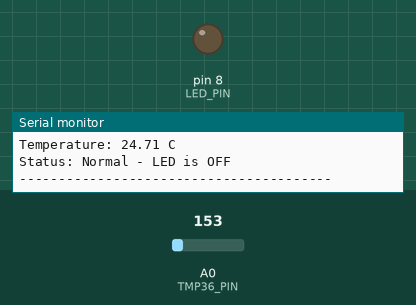
This sketch was run on a simulated Arduino Uno, built with avr-gcc and run on an emulated ATmega328P. Parts: output pins drawn as LEDs (lit = HIGH), the last lines printed to the serial monitor. The inputs (shaded band) are chosen by the test bench; at power-on: A0 (TMP36_PIN) = 153.

Above: at 2.2 s.
2.3 s: A0 (TMP36_PIN) set to 174
At 3.9 s:
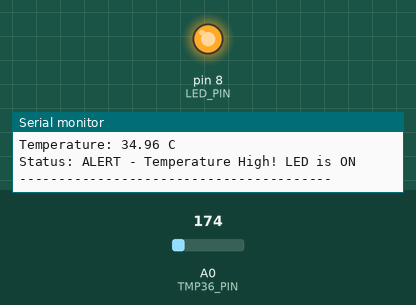
4.5 s: A0 (TMP36_PIN) set to 133
At 6.3 s:
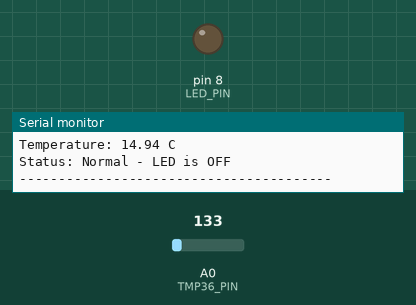
6.7 s: A0 (TMP36_PIN) set to 165
At 7.7 s:
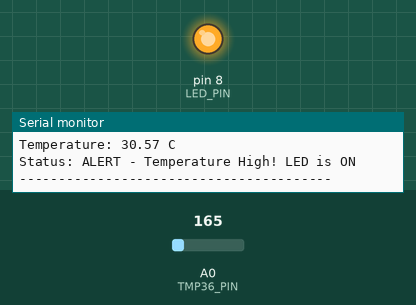
Timing chart, 0 to 9.7 s (numbered marks = the images above; inputs shaded):
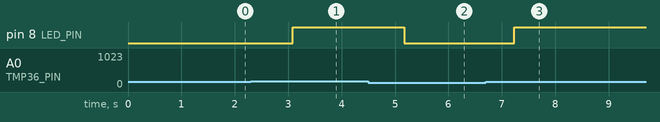

Measured:
- the behaviour switches between 163 and 164 on A0 (TMP36_PIN) (found by bisection; images 0 and 1)
- after the input at 2.3 s, pin 8 (LED_PIN): LOW → HIGH after 0.78 s
- after the input at 4.5 s, pin 8 (LED_PIN): HIGH → LOW after 0.68 s
- after the input at 6.7 s, pin 8 (LED_PIN): LOW → HIGH after 0.54 s

The sketch:

temperature_sensor.ino
```cpp
/*
  ============================================================
   Temperature-Based IoT Alert System
   CodeAlpha - Internet of Things (IoT) Internship
   Task 2: Sensor-Based Simulation
  ============================================================

  Description:
  This project reads the ambient temperature using a TMP36
  temperature sensor connected to an Arduino Uno. (Note: Tinkercad
  Circuits does not have an LM35 component in its parts library --
  the "Temperature Sensor" part it provides is actually a TMP36.
  It has the same 3-pin VCC/OUT/GND layout, but a different
  voltage-to-temperature formula, which is used below.) The analog
  reading is converted into degrees Celsius and printed to the
  Serial Monitor once every second.

  If the temperature is greater than or equal to 30 degrees
  Celsius, an LED is turned ON as a visual alert. If the
  temperature drops below 30 degrees Celsius, the LED is
  turned OFF.

  Hardware connections:
  - TMP36 VCC  -> Arduino 5V
  - TMP36 GND  -> Arduino GND
  - TMP36 OUT  -> Arduino A0
  - LED Anode (+)  -> 220 ohm resistor -> Arduino Digital Pin 8
  - LED Cathode (-) -> Arduino GND

  Simulation platform: Tinkercad Circuits
  ============================================================
*/

// ---------------- Pin Definitions ----------------
const int TMP36_PIN = A0;   // TMP36 OUT pin connected to Analog pin A0
const int LED_PIN    = 8;   // LED connected to Digital pin 8

// ---------------- Constants -----------------------
const float TEMP_THRESHOLD  = 30.0;   // Alert threshold in Celsius
const float VOLTAGE_REF     = 5.0;    // Arduino reference voltage (5V)
const float ADC_RESOLUTION  = 1024.0; // Arduino Uno has a 10-bit ADC (0-1023)
const float TMP36_OFFSET    = 0.5;    // TMP36 outputs 500 mV at 0 degrees C

void setup() {
  // Start Serial communication so we can view readings on the Serial Monitor
  Serial.begin(9600);

  // Configure the LED pin as an output
  pinMode(LED_PIN, OUTPUT);

  // Make sure the LED starts in the OFF state
  digitalWrite(LED_PIN, LOW);

  Serial.println("Temperature-Based IoT Alert System Started...");
  Serial.println("========================================");
  delay(1000);
}

void loop() {
  // ---- Step 1: Read the raw analog value from the TMP36 sensor ----
  // analogRead() returns a value between 0 and 1023
  int rawValue = analogRead(TMP36_PIN);

  // ---- Step 2: Convert the raw ADC value into a voltage ----
  // voltage = (rawValue / max ADC steps) * reference voltage
  float voltage = (rawValue / ADC_RESOLUTION) * VOLTAGE_REF;

  // ---- Step 3: Convert voltage into temperature in Celsius ----
  // The TMP36 outputs 500 mV (0.5V) at 0 degrees C and then adds
  // 10 mV (0.01V) for every 1 degree Celsius above that, so we
  // subtract the offset before multiplying by 100.
  float temperatureC = (voltage - TMP36_OFFSET) * 100.0;

  // ---- Step 4: Display the temperature on the Serial Monitor ----
  Serial.print("Temperature: ");
  Serial.print(temperatureC);
  Serial.println(" C");

  // ---- Step 5: Compare the temperature with the threshold ----
  if (temperatureC >= TEMP_THRESHOLD) {
    digitalWrite(LED_PIN, HIGH);              // Turn the LED ON
    Serial.println("Status: ALERT - Temperature High! LED is ON");
  } else {
    digitalWrite(LED_PIN, LOW);               // Turn the LED OFF
    Serial.println("Status: Normal - LED is OFF");
  }

  Serial.println("----------------------------------------");

  // ---- Step 6: Wait 1 second before taking the next reading ----
  delay(1000);
}
```
